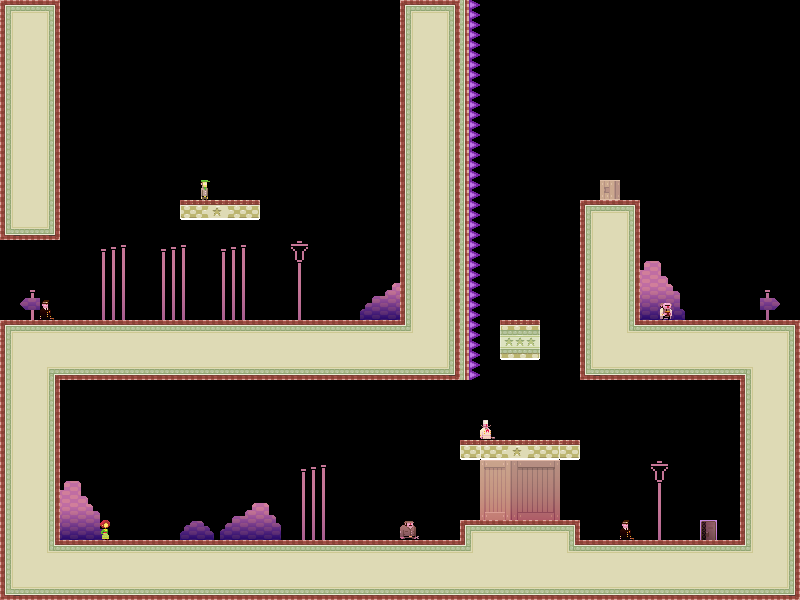

Rendered tile map (Tiled .tmx) drawn with the repository's tilesets; below, a short description and the map source with its tile grids summarised:
An orthogonal 40x30 tile map with 20x20 px tiles, 3 tile layers (bg, bg2, dontAutoLoad_sprites) and 13 objects.

<map version="1.0" orientation="orthogonal" width="40" height="30" tilewidth="20" tileheight="20">
 <tileset firstgid="1" name="tiles_sydney" tilewidth="20" tileheight="20">
  <image source="../../../../XNAModeContent/Lemonade/tiles_sydney.png" width="400" height="400" />
  <terraintypes>
   <terrain name="regularBlocks" tile="-1" />
  </terraintypes>
  <tile id="8" terrain=",,,0" />
  <tile id="9" terrain=",,0,0" />
  <tile id="10" terrain=",,0,0" />
  <tile id="11" terrain=",,0,0" />
  <tile id="12" terrain=",,0,0" />
  <tile id="13" terrain=",,0,0" />
  <tile id="14" terrain=",,0," />
  <tile id="15" terrain="0,0,0," />
  <tile id="16" terrain="0,0,,0" />
  <tile id="28" terrain=",0,,0" />
  <tile id="34" terrain="0,,0," />
  <tile id="35" terrain="0,,0,0" />
  <tile id="36" terrain=",0,0,0" />
  <tile id="48" terrain=",0,,0" />
  <tile id="54" terrain="0,,0," />
  <tile id="68" terrain=",0,,0" />
  <tile id="74" terrain="0,,0," />
  <tile id="88" terrain=",0,,0" />
  <tile id="94" terrain="0,,0," />
  <tile id="108" terrain=",0,,0" />
  <tile id="114" terrain="0,,0," />
  <tile id="128" terrain=",0,," />
  <tile id="129" terrain="0,0,," />
  <tile id="130" terrain="0,0,," />
  <tile id="131" terrain="0,0,," />
  <tile id="132" terrain="0,0,," />
  <tile id="133" terrain="0,0,," />
  <tile id="134" terrain="0,,," />
  <tile id="194" terrain="0,0,0,0" />
  <tile id="356">
   <properties>
    <property name="LargeCrate" value="" />
   </properties>
  </tile>
  <tile id="380">
   <properties>
    <property name="Andre" value="" />
   </properties>
  </tile>
  <tile id="381">
   <properties>
    <property name="Liselot" value="" />
   </properties>
  </tile>
  <tile id="382">
   <properties>
    <property name="Amsterdaam" value="" />
   </properties>
  </tile>
  <tile id="383">
   <properties>
    <property name="Worker" value="" />
   </properties>
  </tile>
  <tile id="384">
   <properties>
    <property name="Inspector" value="" />
   </properties>
  </tile>
  <tile id="385">
   <properties>
    <property name="Chef" value="" />
   </properties>
  </tile>
  <tile id="386">
   <properties>
    <property name="Exit" value="" />
   </properties>
  </tile>
  <tile id="387">
   <properties>
    <property name="Trampoline" value="" />
   </properties>
  </tile>
  <tile id="388">
   <properties>
    <property name="SmallCrate" value="" />
   </properties>
  </tile>
  <tile id="389">
   <properties>
    <property name="SugarBag" value="" />
   </properties>
  </tile>
 </tileset>
 <layer name="bg" width="40" height="30">
  <data>[1200 cells, 431 non-empty, 58 distinct tile ids]</data>
 </layer>
 <layer name="bg2" width="40" height="30">
  <data>[1200 cells, 76 non-empty, 43 distinct tile ids]</data>
 </layer>
 <objectgroup name="boxes" width="40" height="30">
  <object x="0" y="0" width="60" height="240" />
  <object x="0" y="320" width="400" height="60" />
  <object x="580" y="320" width="220" height="60" />
  <object x="580" y="200" width="60" height="120" />
  <object x="400" y="0" width="60" height="380" />
  <object x="500" y="320" width="40" height="40" />
  <object x="460" y="440" width="120" height="20" />
  <object x="0" y="380" width="60" height="220" />
  <object x="60" y="540" width="740" height="60" />
  <object x="740" y="380" width="60" height="160" />
  <object x="180" y="200" width="80" height="20" />
  <object x="460" y="520" width="120" height="20" />
 </objectgroup>
 <layer name="dontAutoLoad_sprites" width="40" height="30">
  <data>[1200 cells, 21 non-empty, 20 distinct tile ids]</data>
 </layer>
 <objectgroup name="dontAutoLoad_death" width="40" height="30">
  <object x="460" y="0" width="20" height="380" />
 </objectgroup>
</map>
